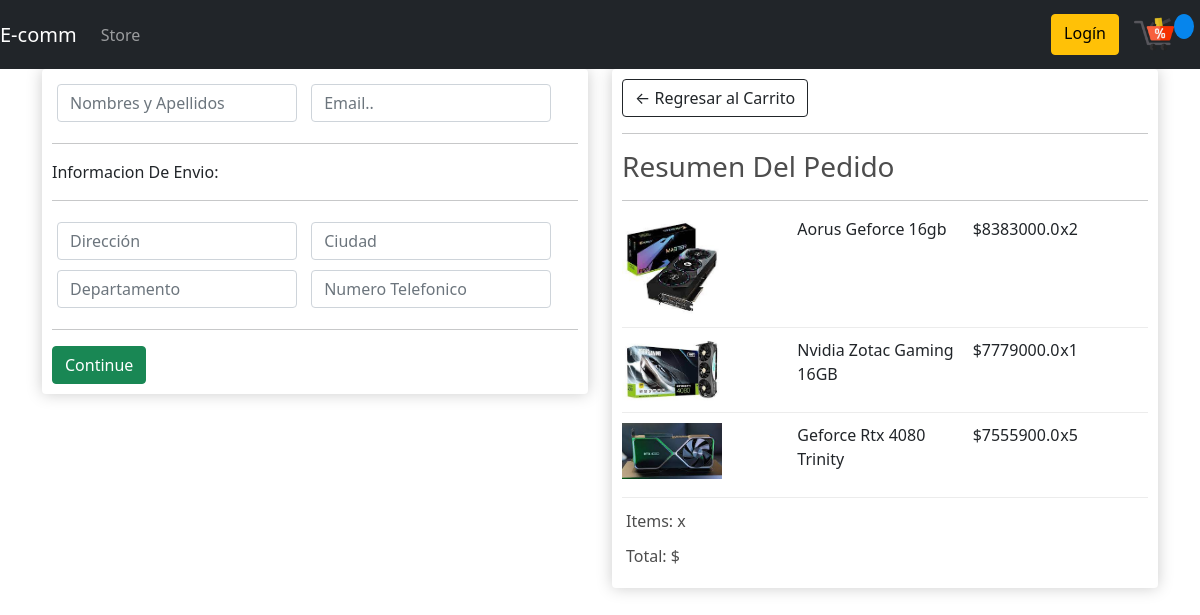
Screenshot of /checkout/ (signed in) with the database file from the repository.
### orders/models.py (models this page shows, shortened)
class orderItem(models.Model):
    products = models.ForeignKey(product, on_delete=models.SET_NULL, blank=True, null=True)
    order = models.ForeignKey(order, on_delete=models.SET_NULL, blank=True, null=True, related_name='orderItems' )
    quantity =models.IntegerField(default=0, null=True, blank=True)
    date_added = models.DateTimeField(auto_now_add=True)

class product(models.Model):
    name = models.CharField(max_length=200,null=True)
    price = models.FloatField()
    digital = models.BooleanField(default=False , null=True, blank=False)
    image = models.ImageField(null=True, blank=True)

### orders/views.py (the view)
# urls.py: path('checkout/',views.checkout, name="checkout"),
def checkout(request):
    if request.user.is_authenticated:
        costumer = request.user.costumer
        orders, created = order.objects.get_or_create(costumer=costumer, complete=False)
        items = orders.orderItems.all()
        carItems = order.get_car_item
    else:
        items = []
        orders = {'get_car_total':0 , 'get_car_item':0}
        carItems = order['get_car_item']
    context = {'Items':items,'orders':order, 'carItems':carItems }
    return render(request,'store/checkout.html',context)

### orders/templates/store/checkout.html (shortened to what this page needs)
{% extends 'store/main.html' %}
{% load static %}
{% block content%}
<div class="row">
	<div class="col-lg-6">
		<div class="box-element" id="form-wrapper">
            <form id="form">
                <div class="user-info">
                    <div class="form-field">
                        <input required class="form-control" type="text" name="name" placeholder="Nombres y Apellidos">
                    </div>
                    <div class="form-field">
                        <input required class="form-control" type="email" name="email" placeholder="Email..">
                    </div>
                </div>
                <div id="shipping-info">
                    <hr>
		                <p>Informacion De Envio:</p>
		                <hr>
		                <div class="form-field">
		                	<input class="form-control" type="text" name="address" placeholder="Dirección">
	                	</div>
		                <div class="form-field">
			                <input class="form-control" type="text" name="city" placeholder="Ciudad">
		                </div>
		                <div class="form-field">
		                	<input class="form-control" type="text" name="state" placeholder="Departamento">
	                	</div>
		                <div class="form-field">
		                	<input class="form-control" type="text" name="celular" placeholder="Numero Telefonico">
	                	</div>
                </div>
                <hr>
                <input id="form-button" class="btn btn-success btn-block" type="submit" value="Continue">
            </form>
		</div>
        <br>
	</div>
	<div class="col-lg-6">
		<div class="box-element">
            <a  class="btn btn-outline-dark" href="{% url 'car' %}">&#x2190; Regresar al Carrito</a>
	        <hr>
	        <h3>Resumen Del Pedido</h3>
	        <hr>
			{% for item in Items %}
	        <div class="cart-row">
		        <div style="flex:2"><img class="row-image" src="{{item.products.image.url}}"></div>
		        <div style="flex:2"><p>{{item.products.name}}</p></div>
		        <div style="flex:1"><p>${{item.products.price}}</p></div>
		        <div style="flex:1"><p>x{{item.quantity}}</p></div>
	        </div>
	        {% endfor%}
            <h6>Items: x {{order.get_car_item}} </h6>
	        <h6>Total:   ${{order.get_car_total|floatformat:0}}</h6>
		</div>
	</div>
</div>
{% endblock content%}

### orders/static/css/main.css (style rules this page uses)
body { background-color: hsla(177, 94%, 50%, 0.4); }
h1,h2,h3,h4,h5,h6 { color:hsl(0, 0%, 30%); }
h6 { padding: 4px; }
.box-element { box-shadow:hsl(0, 0%, 80%) 0 0 16px; background-color: #fff; border-radius: 4px; padding: 10px; }
.col-lg-4, .col-lg-6, .col-lg-8, .col-lg-12 { margin-top: 10px; }
.btn { border-radius: 0; }
.row-image { width: 100px; }
.form-field { width:250px; display: inline-block; padding: 5px; }
.cart-row { display: flex; align-items: flex-stretch; padding-bottom: 10px; margin-bottom: 10px; border-bottom: 1px solid #ececec; }

### rows the page displays
orderItem: products.image (picture), products.name "Aorus Geforce 16gb", products.price "8383000.0", quantity "2"
orderItem: products.image (picture), products.name "Nvidia Zotac Gaming 16GB", products.price "7779000.0", quantity "1"
orderItem: products.image (picture), products.name "Geforce Rtx 4080 Trinity", products.price "7555900.0", quantity "5"
